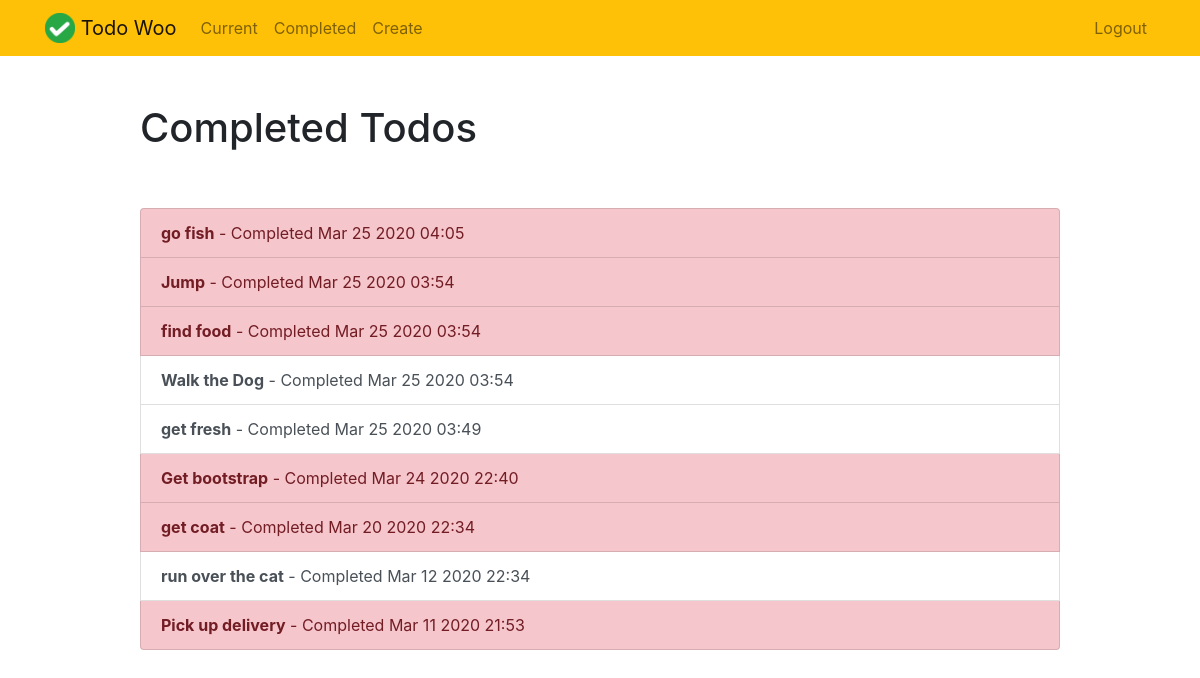
The page /completed/ (signed in) on the database its author committed.
### todo_app/models.py (models this page shows, shortened)
class Todo(models.Model):
    title = models.CharField(max_length=100)
    memo = models.TextField(blank=True)
    important = models.BooleanField(default=False)
    date_created = models.DateTimeField(auto_now_add=True)
    date_completed = models.DateTimeField(null=True, blank=True)
    creator = models.ForeignKey(User, on_delete=models.CASCADE)

### todo_app/views.py (the view)
# urls.py: path('completed/', vTodo.completedtodos,  name='completedtodos'),
@login_required
def completedtodos(request):
    todos = Todo.objects.filter(creator=request.user,
                                date_completed__isnull=False).order_by('-date_completed')
    return render(request, 'completedtodos.html', {'todos': todos})

### todo_app/templates/completedtodos.html
{% extends 'base.html' %}
{% block content %}
<div class="row justify-content-center mt-5">
    <div class="col-md-10">
        <h1>Completed Todos</h1>
    </div>
</div>
<div class="row justify-content-center mt-5">
    <div class="col-md-10">
        <div class="list-group">
            {% for todo in todos %}
            <a href="{% url 'viewtodo' todo.id %}" class="list-group-item list-group-item-action
                {% if todo.important %} list-group-item-danger {% endif %}">
                <b>{{ todo.title }}</b>
                - Completed {{ todo.date_completed|date:'M j Y H:i' }}</a>
            {% endfor %}
        </div>
    </div>
</div>
{% endblock content %}

### templates/base.html (shortened to what this page needs)
{% load static %}
<!doctype html>
<html lang="en">
<head>
    <link rel="stylesheet" href="https://stackpath.bootstrapcdn.com/bootstrap/4.4.1/css/bootstrap.min.css"
>
</head>
<body>
    <nav class="navbar navbar-expand-md navbar-light bg-warning">
        <div class="container">
            <a class="navbar-brand" href="{% url 'home' %}">
                <img src="{% static 'logo.png' %}" width="30" height="30" class="d-inline-block align-top">
                <span>Todo Woo</span>
            </a>
            <div class="collapse navbar-collapse" id="navbarNav">
                {% if user.is_authenticated %}
                <ul class="navbar-nav mr-auto">
                    <li class="nav-item {{ current }}">
                        <a class="nav-link" href="{% url 'currenttodos' %}">Current</a>
                    </li>
                    <li class="nav-item {{ completed }}">
                        <a class="nav-link" href="{% url 'completedtodos' %}">Completed</a>
                    </li>
                    <li class="nav-item {{ create }}">
                        <a class="nav-link" href="{% url 'createtodo' %}">Create</a>
                    </li>
                </ul>
                {% endif %}
                <ul class="navbar-nav ml-auto">
                    {% if user.is_authenticated %}
                    <li class="nav-item">
                        <a href="#" onclick="$('#signOutBtn').click()" class="nav-link">Logout</a>
                    </li>
                    {% endif %}
                </ul>
            </div>
        </div>
    </nav>
    <div class="container">
        {% block content %}{% endblock content %}
    </div>
</body>
</html>

### rows shown on the page
Todo: title "go fish", date_completed "Mar 25 2020 04:05"
Todo: title "Jump", date_completed "Mar 25 2020 03:54"
Todo: title "find food", date_completed "Mar 25 2020 03:54"
Todo: title "Walk the Dog", date_completed "Mar 25 2020 03:54"
Todo: title "get fresh", date_completed "Mar 25 2020 03:49"
Todo: title "Get bootstrap", date_completed "Mar 24 2020 22:40"
Todo: title "get coat", date_completed "Mar 20 2020 22:34"
Todo: title "run over the cat", date_completed "Mar 12 2020 22:34"
Todo: title "Pick up delivery", date_completed "Mar 11 2020 21:53"
